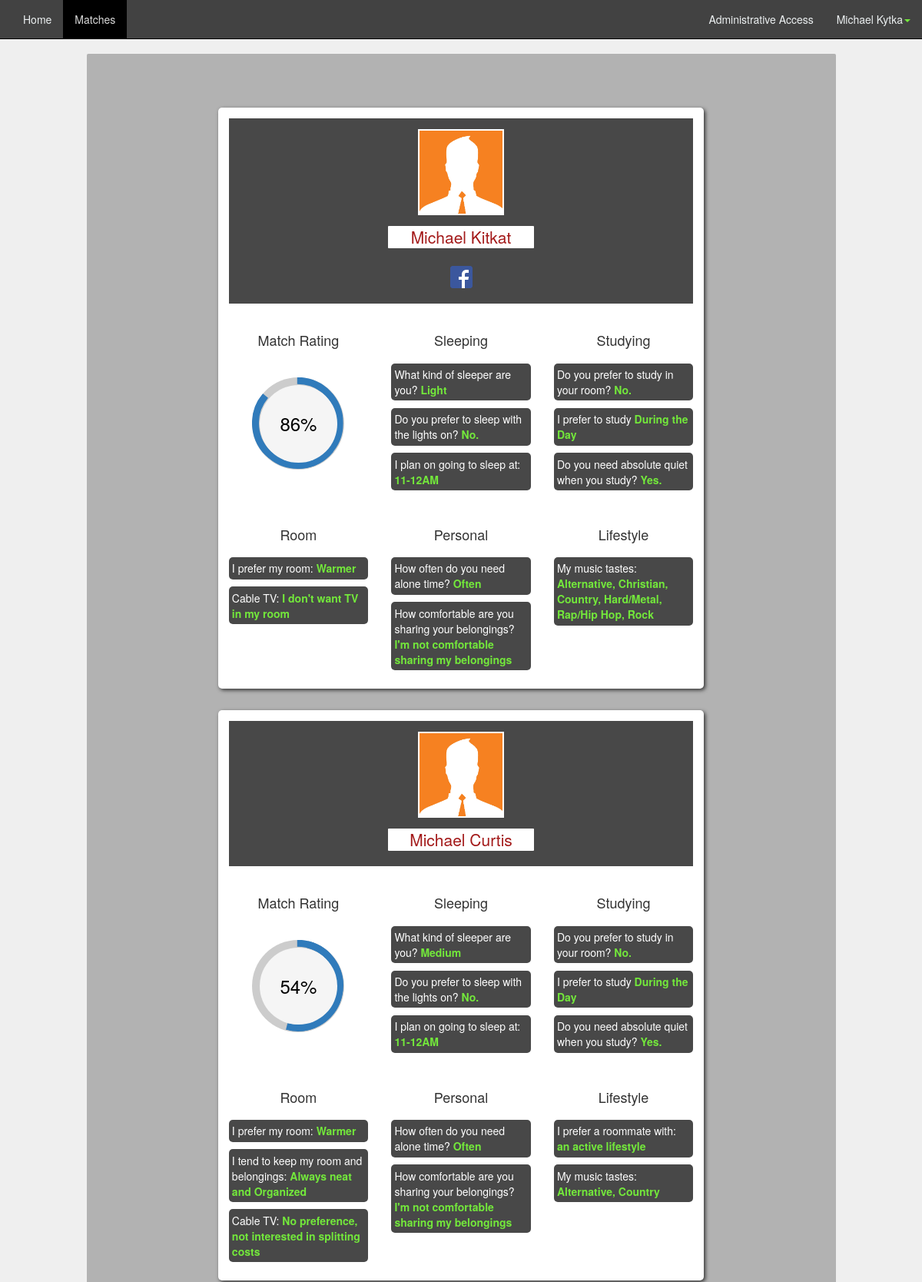
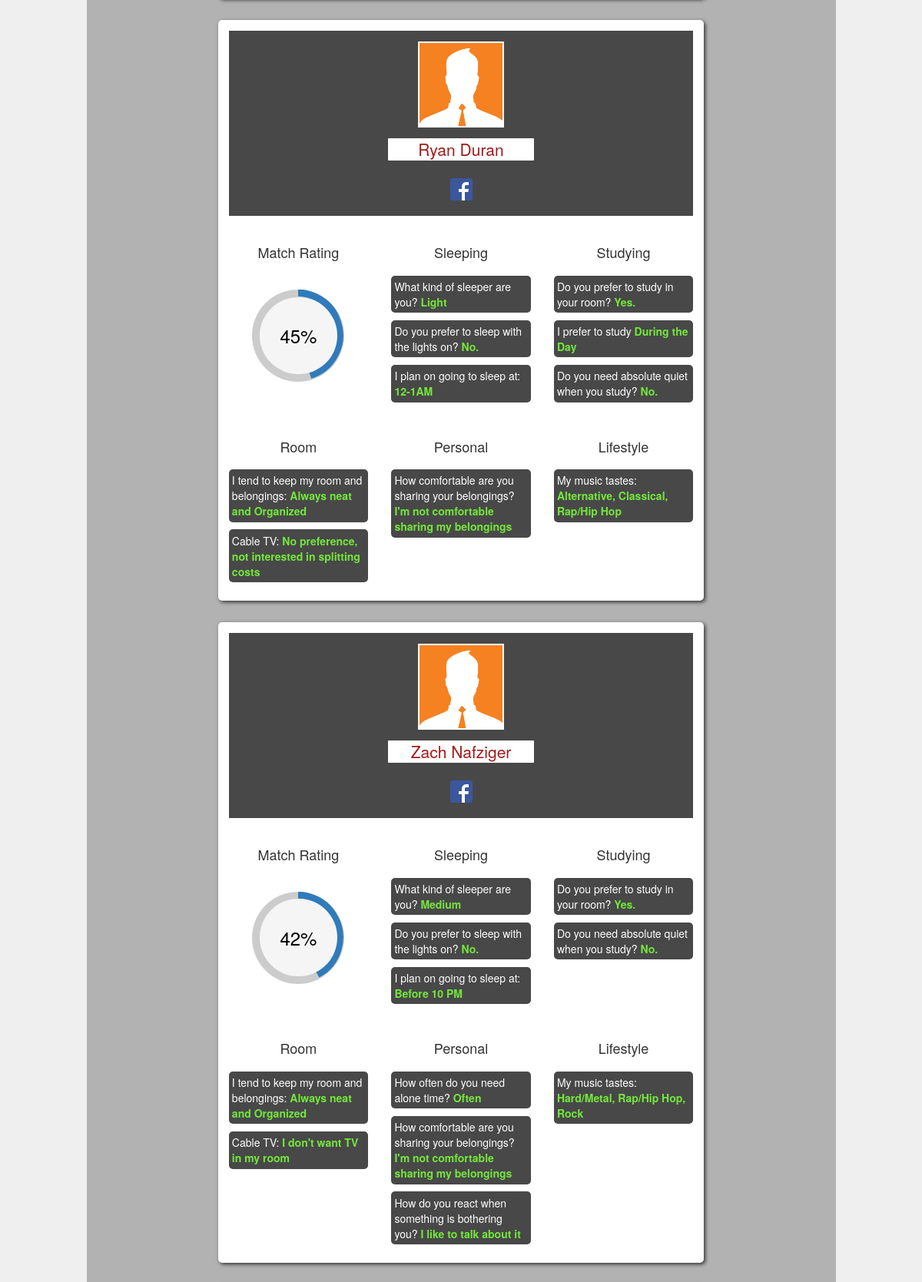
The page /matches.php (signed in, upper part) on the database its author committed (2 pictures, top to bottom).
### tables this page shows
CREATE TABLE `user` (
`id` int(11) NOT NULL,
  `picture` varchar(50) NOT NULL,
  `password` varchar(64) NOT NULL,
  `first_name` varchar(20) NOT NULL,
  `last_name` varchar(30) NOT NULL,
  `account_type` varchar(20) NOT NULL,
  `email` varchar(50) NOT NULL,
  `facebook` varchar(50) NOT NULL DEFAULT 'https://www.facebook.com/yourusername',
  `public` tinyint(4) NOT NULL DEFAULT '1'
);

CREATE TABLE `tabs` (
`id` int(11) NOT NULL,
  `name` varchar(30) NOT NULL
);

CREATE TABLE `options` (
`id` int(11) NOT NULL,
  `name` varchar(50) NOT NULL,
  `question_id` int(11) NOT NULL,
  `value_index` int(11) NOT NULL
);

CREATE TABLE `questions` (
`id` int(11) NOT NULL,
  `question` varchar(500) NOT NULL,
  `tab_id` int(11) NOT NULL,
  `type_id` int(11) NOT NULL
);

CREATE TABLE `answers` (
`id` int(11) NOT NULL,
  `user_id` int(11) NOT NULL,
  `question_id` int(11) NOT NULL,
  `value` int(11) NOT NULL,
  `preference_rating` int(11) DEFAULT NULL COMMENT 'numbers 1-5'
);

### classes/PageChecker.php (called while the page is built)
<?php
	class PageChecker
	{
		public function isPage($page = null)
		{
			if($page)
			{
				if($page == str_replace("/", "", $_SERVER['PHP_SELF']))
				{
					return true;
				}
			}
			return false;
		}
	}
?>

### classes/DB.php (called while the page is built, shortened)
<?php
class DB
{
	private static $_instance = null;
	private $_pdo,
	 		$_query,
	 		$_error = false,
	  		$_results,
	  		$_count = 0;
	private function __construct()
	{
		try
		{
			$this->_pdo = new PDO('mysql:host=' . Config::get('mysql/host') . ';dbname='. Config::get('mysql/db'), Config::get('mysql/username'), Config::get('mysql/password'));
		}
		catch(PDOException $e)
		{
			die($e->getMessage());
		}
	}
	public static function getInstance()
	{
		if(!isset(self::$_instance))
		{
			self::$_instance = new DB();
		}
		return self::$_instance;
	}
	public function query($sql, $params = array())
	{
		$this->_error = false;
		if($this->_query = $this->_pdo->prepare($sql))
		{
			$x = 1;
			if(count($params))
			{
				foreach($params as $param)
				{
					$this->_query->bindValue($x,$param);
					$x++;
				}
			}
			if($this->_query->execute())
			{
				$this->_results = $this->_query->fetchAll(PDO::FETCH_OBJ);
				$this->_count = $this->_query->rowCount();
			}
			else
			{
				$this->_error = true;
			}
		}
		return $this;
	}
	public function action($action, $table, $where = array())
	{
		if(count($where) === 3)
		{
			$operators = array('=','>','<','>=','<=');
			$field = $where[0];
			$operator = $where[1];
			$value = $where[2];
			if(in_array($operator, $operators))
			{
				$sql = "{$action} FROM {$table} WHERE {$field} {$operator} ?";
				if(!$this->query($sql, array($value))->error())
				{
					return $this;
				}
			}
		}
		return false;
	}
	public function get($table, $where)
	{
		return $this->action('SELECT *', $table, $where);
	}
	public function results()
	{
		return $this->_results;
	}
	public function error()
	{
		return $this->_error;
	}
	public function count()
	{
		return $this->_count;
	}
	public function first()
	{
		return $this->results()[0];
	}
}
?>

### classes/Config.php (called while the page is built)
<?php
class Config
{
	public static function get($path = null)
	{
		if($path)
		{
			$config = $GLOBALS['config'];
			$path = explode('/', $path);
			foreach($path as $bit)
			{
				if(isset($config[$bit]))
				{
					$config = $config[$bit];
				}
			}
			return $config;
		}
	}
}
?>

### classes/User.php (called while the page is built, shortened)
<?php
class User
{
	private $_db, $_data, $_sessionName, $_isLoggedIn, $_cookieName;
	public function __construct($user = null)
	{
		$this->_db = DB::getInstance();
		$this->_sessionName = Config::get('session/session_name');
		if(!$user)
		{
			if(Session::exists($this->_sessionName))
			{
				$user = Session::get($this->_sessionName);
				if($this->find($user))
				{
					$this->first_name = $this->data()->first_name;
					$this->last_name = $this->data()->last_name;
					$this->account_type = $this->data()->account_type;
				}
			}
		}
		else
		{
			$this->find($user);
		}
	}
	public function find($user = null)
	{
		if($user)
		{
			$field = (is_numeric($user)) ? 'id': 'username';
			$data = $this->_db->get('user', array($field, '=', $user));
			if($data->count())
			{
				$this->_data = $data->first();
				$this->id = $this->data()->id;
				$this->first_name = $this->data()->first_name;
				$this->last_name = $this->data()->last_name;
				$this->facebook = $this->data()->facebook;
				return true;
			}
		}
	}
	public function data()
	{
		return $this->_data;
	}
}
?>

### classes/Session.php (called while the page is built, shortened)
<?php
class Session
{
	public static function exists($name)
	{
		return (isset($_SESSION[$name])) ? true : false;
	}
	public static function get($name)
	{
		return $_SESSION[$name];
	}
}
?>

### classes/UserScore.php (called while the page is built, shortened)
<?php
class UserScore
{
	public function __construct($id, $score)
	{
		$this->id = $id;
		$this->score = $score;
	}
}
?>

### functions/sanitize.php (called while the page is built, shortened)
<?php
function escapeName($string)
{
	return htmlentities($string, ENT_COMPAT, 'UTF-8');
}
?>

### functions/matching_algorithm.php (called while the page is built, shortened)
<?php
function getMatchScore($user_1, $user_2)
{
	$db = DB::getInstance();
	$questions = $db->query("SELECT * FROM questions");
	$questions = $questions->results();
	$matches = 0;
	$totalQuestions = count($questions);
	foreach ($questions as  $question)
	{
		if($question->type_id != 4)
		{
			$answers1 = $db->query("SELECT * FROM answers WHERE user_id = ? AND question_id = ?", array($user_1, $question->id));
			$answers1 = $answers1->first();
			$answers2 = $db->query("SELECT * FROM answers WHERE user_id = ? AND question_id = ?", array($user_2, $question->id));
			$answers2 = $answers2->first();
			$preference_rating_max = 5;
			if($question->type_id == 2)
			{
				if($answers1->value === $answers2->value)
				{
					if($answers1->preference_rating)
					{
						$matches += ($answers1->preference_rating/$preference_rating_max);
					}
					else
					{
						$matches++;
					}
				}
			}
			else
			{
				if($answers1->value === $answers2->value)
				{
					$matches++;
				}
			}
		}
		else
		{
			$answers1 = $db->query("SELECT * FROM answers WHERE user_id = ? AND question_id = ?", array($user_1, $question->id));
			$answers1 = $answers1->results();
			$answers2 = $db->query("SELECT * FROM answers WHERE user_id = ? AND question_id = ?", array($user_2, $question->id));
			$answers2 = $answers2->results();
			foreach($answers1 as $answer1)
			{
				$same = false;
				foreach($answers2 as $answer2)
				{
					if($answer1->value == $answer2->value) $same = true;
				}
				if($same) $matches+=.25;
				else $matches -=.25;
			}
		}
	}
	$percentage = ($matches / $totalQuestions) * 100;
	return $percentage;
}
?>

### functions/get_profile.php (the view, shortened to what this page needs)
<?php
require_once 'functions/matching_algorithm.php';
function getMatches($profile_id)
{
	$db = DB::getInstance();
	$users = $db->query("SELECT * FROM user");
	$users = $users->results();
	$userarray = array();
	foreach($users as $user)
	{
		$newUser = new UserScore($user->id, getMatchScore($profile_id, $user->id));
		if($user->id != $profile_id) array_push($userarray, $newUser);
	}
	usort($userarray, "cmp");
	return $userarray;
}
function listBestTenMatches($UserScoreArray)
{
	foreach ($UserScoreArray as $num => $userscore)
	{
		$db = DB::getInstance();
		$tabs = $db->query("SELECT * FROM tabs");
		$tabs = $tabs->results();
		$targetUser = new User($userscore->id);
		echo '<div class="row spacing2">
				<div class="col-md-8 largeRankingWidget center-block">
					<div class="topBannerForWidget">
						<div class="row">
						<div class="col-md-10 center-block">
						<div class="row paddingTop1">
							<div class="profilePic col-md-3 center-block"></div>
						</div>
						<div class="row spacing1">
							<div class="col-md-5 col-sm-4 center-block profileName">
								<p class="text-center lead"><a class="profileLink" href="profile.php?id='.$targetUser->id.'">'.escapeName($targetUser->first_name).' '.escapeName($targetUser->last_name).'</a></p>
							</div>
						</div>';
						if($targetUser->facebook){
		echo			'<div class="row">
							<div class = "text-center lead">
								<a href="'.escapeName($targetUser->facebook).'" target="_blank">
									<img border="0" alt="facebook" src="\images\social\FB-f-Logo__blue_29.png" width="29" height="29">
								</a>
							</div>
						</div>';
					}
		echo		'</div>
				</div>
					</div>';
					$counter = 1;
					echo '<div class="row spacing2">';
					echo '<div class="col-md-4';
					$public_answer = $db->query("SELECT * FROM public_answer WHERE user_id = ?", array($targetUser->id));
					if($public_answer->count())
					{
						$public_answer = $public_answer->first();
						$public_answer = $public_answer->value;
						if($public_answer != 1)
						{
							echo "center-block";
						}
					}
					echo'">
						<div class="row">
							<div class="col-md-12">
								<h4 class="text-center">Match Rating</h4>
							</div>
						</div>
						<div class="row">
							<div class="col-md-12 paddingTop2">
								<div class="c100 p'.intval($userscore->score).' large center"><span>'.intval($userscore->score).'%</span><div class="slice"><div class="bar"></div><div class="fill"></div></div></div>
							</div>
						</div>
					</div>';
					$firstsection = true;
			$public_answer = $db->query("SELECT * FROM public_answer WHERE user_id = ?", array($targetUser->id));
			if($public_answer->count())
			{
				$public_answer = $public_answer->first();
				$public_answer = $public_answer->value;
				if($public_answer == 1)
				{
					foreach ($tabs as $tab)
					{
						if($firstsection != true)
							{
							if($counter >= 3){
								$counter = 0;
								echo '</div>
								<div class="row spacing2">';
							}
							echo '<div class="col-md-4">
								<div class="row">
									<div class="col-md-12">
										<h4 class="text-center">'.ucfirst(escapeName($tab->name)).'</h4>
									</div>
								</div>
								<div class="row">
									<div class="col-md-12">
										<ul class="noPadding">';
							$questions = $db->query("SELECT * FROM questions WHERE tab_id = ?", array($tab->id));
							$questions = $questions->results();
					    foreach($questions as $question)
					    {
						      $answers = $db->query("SELECT * FROM answers WHERE question_id = ? AND user_id = ".$targetUser->id."", array($question->id));
						      $answers = $answers->results();
									if($question->type_id != 1 && $question->type_id != 2)
									{
										$checkboxes = false;
										$first_item = true;
										if($question->type_id == 4) {$checkboxes = true;}
							      foreach($answers as $answer){
							        $answer_strings =  $db->query("SELECT * FROM options WHERE question_id = ? AND value_index = ".escapeName($answer->value)."", array($question->id));
							        $answer_strings = $answer_strings->results();
							        foreach($answer_strings as $answer_string)
							        {
												if($checkboxes == false) echo '<li>'. escapeName($question->question).' <strong>'.escapeName($answer_string->name).'</strong></li>';
												if($checkboxes == true && $first_item == false){
													echo ', '.escapeName($answer_string->name).'';
												}
												if($checkboxes == true && $first_item == true){
													echo '<li>'. escapeName($question->question).' <strong> '.escapeName($answer_string->name).'';
													$first_item = false;
												}
							        }
							      }
										if($checkboxes == true) {echo '</strong></li>';}
									} else
									{
										foreach($answers as $answer){
											$yesno = $answer->value;
											if($yesno == 0)
											{
												echo '<li>'. escapeName($question->question).' <strong>No.</strong></li>';
											} else{
												echo '<li>'. escapeName($question->question).' <strong>Yes.</strong></li>';
											}
										}
									}
					    }
							echo '</ul>
									</div>
										</div>
									</div>';
							$counter++;
						} else $firstsection = false;
				  	}
				}
				else
				{
					echo "<div class='col-md-12 text-center'><h3>Answers Not Public</h3></div>";
				}
			}
			else
			{
				echo "<div class='col-md-12 text-center'><h3>Answers Not Public</h3></div>";
			}
			echo '</div>';
			echo'</ul></div>
		</div>';
	}
}
?>

### navbar.php (shortened to what this page needs)
<?php $pageChecker = new PageChecker(); $user = new User(); ?>
<nav class="navbar navbar-default navbar-fixed-top">
  <div class="container-fluid">
    <div class="collapse navbar-collapse" id="bs-example-navbar-collapse-1">
      <ul class="nav navbar-nav">
        <li <?php echo ($pageChecker->isPage("index.php")) ? "class='active'" : ''; ?>><a href="index.php">Home</a></li>
        <li <?php echo ($pageChecker->isPage("matches.php")) ? "class='active'" : ''; ?>><a href="matches.php">Matches</a></li>
      </ul>
      <ul class="nav navbar-nav navbar-right">
        <?php
          if($user->account_type=="admin")
          {
        ?>
        <li <?php echo ($pageChecker->isPage("administrator.php")) ? "class='active'" : ''; ?>><a href="administrator.php">Administrative Access</a></li><?php } ?>
        <li class="dropdown">
          <a href="#" class="dropdown-toggle" data-toggle="dropdown" role="button" aria-expanded="false"><?php echo $user->first_name . " " . $user->last_name; ?><span class="caret neon"></span></a>
        </li>
      </ul>
    </div>
  </div>
</nav>

### rows shown on the page
user: first_name "Michael", last_name "Kytka"
user: first_name "Michael", last_name "Kitkat", score "86"
tabs: name "Sleeping"
options: question.question "What kind of sleeper are you?", name "Light"
answers: question.question "Do you prefer to sleep with the lights on?"
options: question.question "I plan on going to sleep at:", name "11-12AM"
tabs: name "Studying"
answers: question.question "Do you prefer to study in your room?"
options: question.question "I prefer to study", name "During the Day"
answers: question.question "Do you need absolute quiet when you study?"
tabs: name "Room"
options: question.question "I prefer my room:", name "Warmer"
options: question.question "Cable TV:", name "I don't want TV in my room"
tabs: name "Personal"
options: question.question "How often do you need alone time?", name "Often"
options: question.question "How comfortable are you sharing your belongings?", name "I'm not comfortable sharing my belongings"
tabs: name "Lifestyle"
options: question.question "My music tastes:", name "Alternative"
options: name "Christian"
options: name "Country"
options: name "Hard/Metal", question.question "My music tastes:"
options: name "Rap/Hip Hop"
options: name "Rock"
user: first_name "Michael", last_name "Curtis", score "54"
options: question.question "What kind of sleeper are you?", name "Medium"
answers: question.question "Do you prefer to sleep with the lights on?"
answers: question.question "Do you prefer to study in your room?"
answers: question.question "Do you need absolute quiet when you study?"
options: question.question "I tend to keep my room and belongings:", name "Always neat and Organized"
options: question.question "Cable TV:", name "No preference, not interested in splitting costs"
options: question.question "I prefer a roommate with:", name "an active lifestyle"
user: first_name "Ryan", last_name "Duran", score "45"
answers: question.question "Do you prefer to sleep with the lights on?"
options: question.question "I plan on going to sleep at:", name "12-1AM"
answers: question.question "Do you prefer to study in your room?"
answers: question.question "Do you need absolute quiet when you study?"
options: name "Classical"
user: first_name "Zach", last_name "Nafziger", score "42"
answers: question.question "Do you prefer to sleep with the lights on?"
options: question.question "I plan on going to sleep at:", name "Before 10 PM"
answers: question.question "Do you prefer to study in your room?"
answers: question.question "Do you need absolute quiet when you study?"
options: question.question "How do you react when something is bothering you?", name "I like to talk about it"
